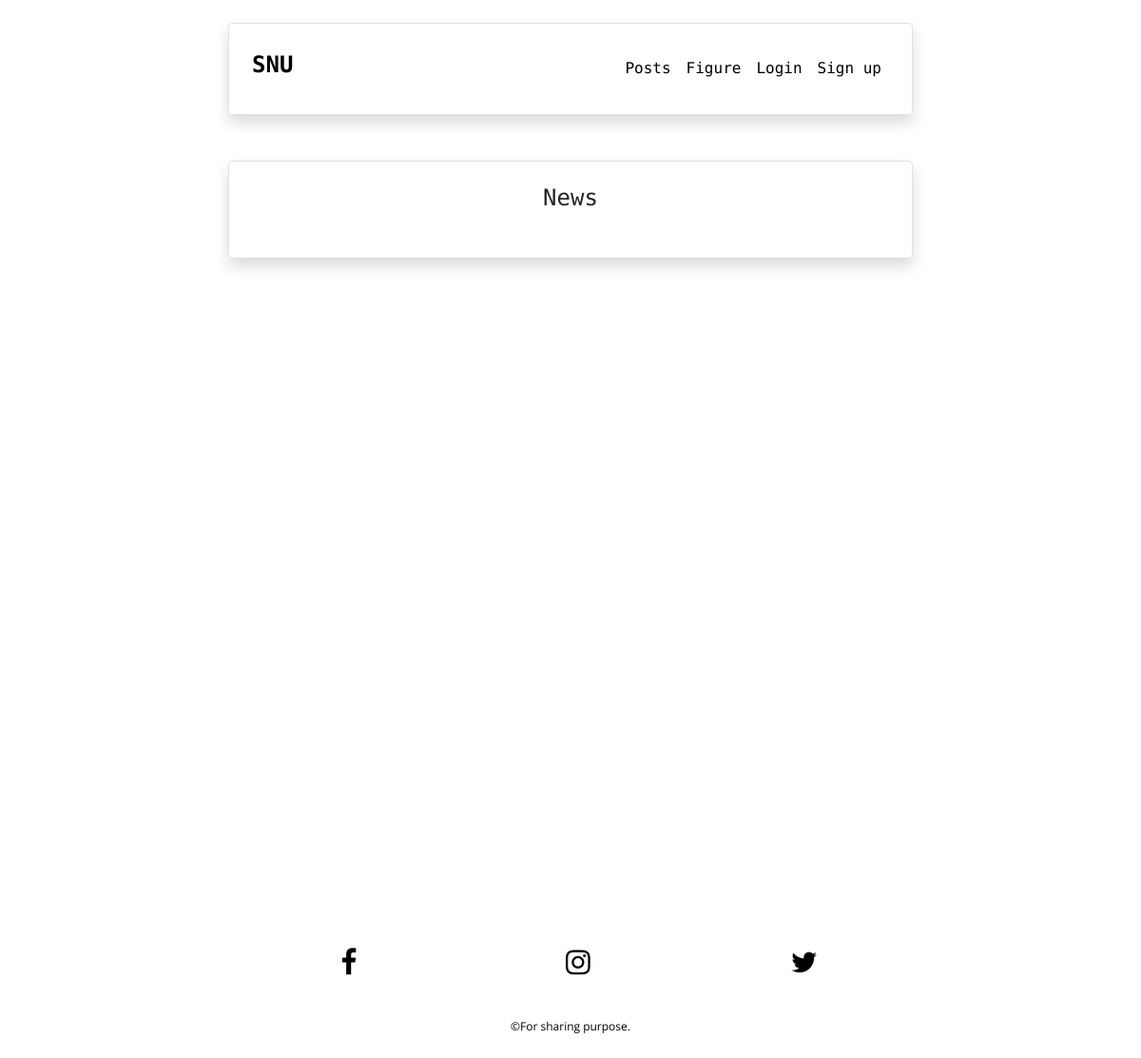
Before: /blog/post_index/ with the older database file.
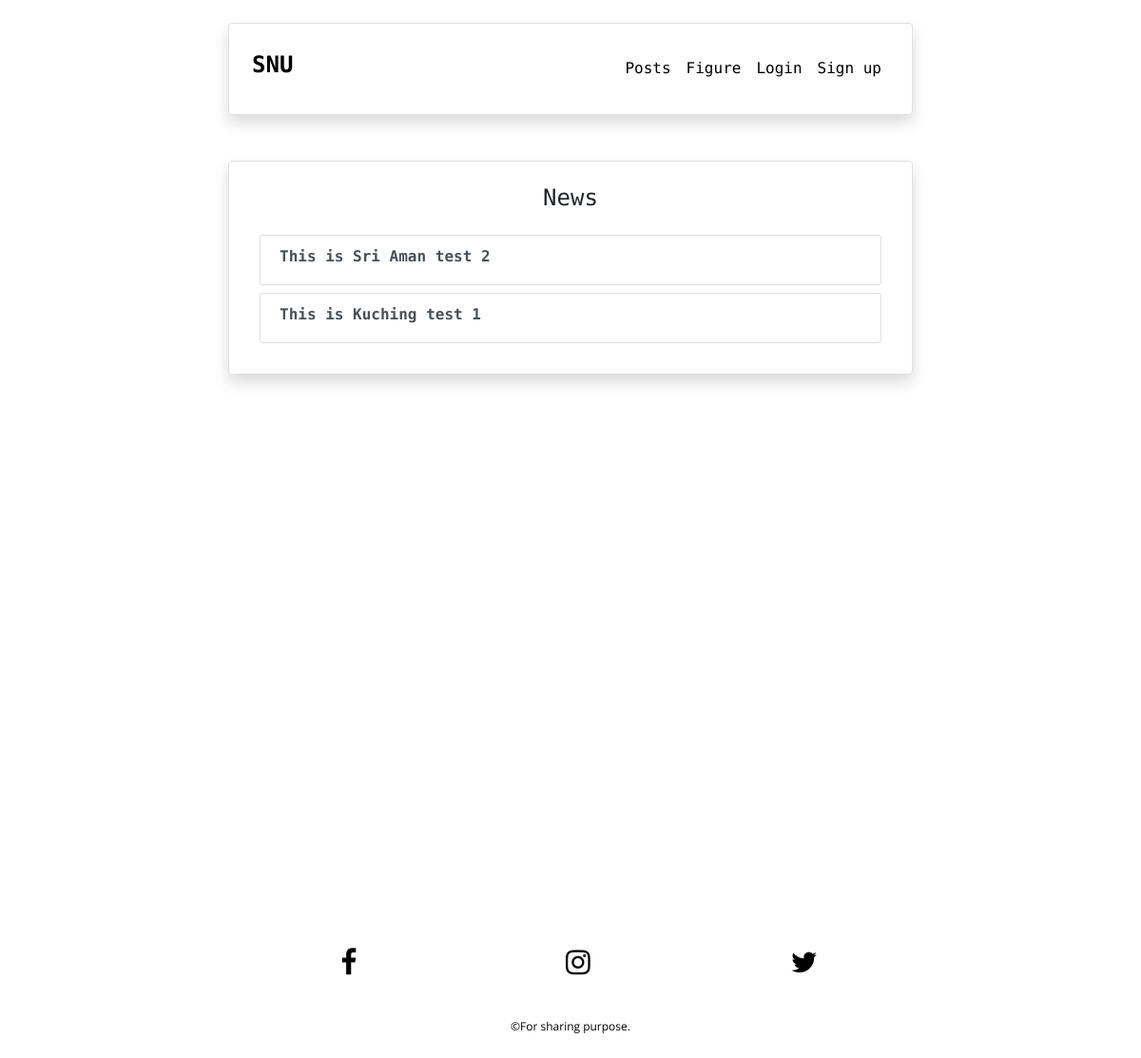
After: the same page with the newer database file.
### blog/models.py (models this page shows, shortened)
class Post(models.Model):
	date_written = models.DateTimeField(auto_now_add=True)
	author = models.ForeignKey(User, on_delete=models.CASCADE, null=True)
	title = models.CharField(max_length=250)
	division_name = models.CharField(max_length=100, choices=DIVISION_CHOICES, default='KUCHING')
	content = RichTextUploadingField()
	class Meta:
		ordering = ['-date_written']

### blog/views.py (the view)
# urls.py: path('post_index/', PostIndexView.as_view(), name='post_index'),
class PostIndexView(ListView):
	model = Post
	template_name = 'blog/post_index.html'

### blog/templates/blog/post_index.html (shortened to what this page needs)
{% extends 'base.html' %}
{% block content %}
<br>
<div class="custom-div border rounded shadow p-4">
	<h4 class="text-center">News</h4>
	{% for post in object_list %}
	<div class="list-group m-2">
		<a class="list-group-item list-group-item-action flex-column align-items-start" href="{% url 'post_detail' post.pk %}">
			<h6 class="link-color font-weight-bold">{{ post.title }}</h6>
		</a>
	</div>
	{% endfor %}
</div>
{% endblock %}

### ad03/templates/base.html (shortened to what this page needs)
{% load static %}
<!DOCTYPE html>
<html lang="en" dir="ltr">
<head>
	<link rel="stylesheet" href="https://stackpath.bootstrapcdn.com/bootstrap/4.3.1/css/bootstrap.min.css">
	<link rel="stylesheet" href="https://cdnjs.cloudflare.com/ajax/libs/font-awesome/4.7.0/css/font-awesome.min.css">
	<link rel="stylesheet" type="text/css" href="{% static 'css/main.css' %}">
</head>
<body>
	<nav class="navbar custom-div navbar-expand-lg navbar-custom mt-4 mb-4 border rounded shadow p-4">
		<a class="navbar-brand" id="navbar-name" href="{% url 'home' %}">
			<h4 class="font-weight-bold">SNU</h4>
		</a>
		<div class="collapse navbar-collapse" id="navbarNav">
			<ul class="navbar-nav ml-auto">
				<li class="nav-item">
					<a class="nav-link" href="{% url 'post_index' %}">Posts</a>
				</li>
				<li class="nav-item">
					<a class="nav-link" href="{% url 'figure_index' %}">Figure</a>
				</li>
				{% if user.is_authenticated %}
					<li class="nav-item">
						<a class="nav-link" href="{% url 'user_profile' %}">@{{ user.username }}</a>
					</li>
					<li class="nav-item">
						<a class="nav-link" href="{% url 'logout' %}">Logout</a>
					</li>
				{% else %}
					<li class="nav-item">
						<a class="nav-link" href="{% url 'login' %}">Login</a>
					</li>
					<li class="nav-item">
						<a class="nav-link" href="{% url 'signup' %}">Sign up</a>
					</li>
				{% endif %}
			</ul>
		</div>
	</nav>
	<div class="min-vh-100">
		{% block content %}{% endblock %}
	</div>
	<footer class="footer text-center mt-4 p-2">
		<div class="custom-div row mb-4">
			<div class="col-4">
				<a class="fa fa-facebook" href="#"></a>
			</div>
			<div class="col-4">
				<a class="fa fa-instagram" href="#"></a>
			</div>
			<div class="col-4">
				<a class="fa fa-twitter" href="#"></a>
			</div>
		</div>
		<p>&copy;For sharing purpose.</p>
	</footer>
</body>
</html>

### ad03/static/css/main.css (style rules this page uses)
@media screen and (min-width: 600px) { .custom-div { margin: auto; width: 60%; } }
body { font-family: 'Open Sans', sans-serif; }
h1, h2, h3, h4, h5, h6 { font-family: 'Roboto Mono', monospace; }
li { list-style: none; }
nav li { font-family: 'Roboto Mono', monospace; font-size: 16px; }
nav a { color: #000; }
.navbar-custom { background-color: transparent; }
.footer { background-color: transparent; color: #000; font-size: 12px; }
.fa { text-align: center; text-decoration: none; width: 50px; padding: 20px; font-size: 30px; }
.fa-facebook, .fa-instagram, .fa-twitter { color: #000; }

Changed rows visible on the page:
added Post: title "This is Sri Aman test 2"
added Post: title "This is Kuching test 1"
